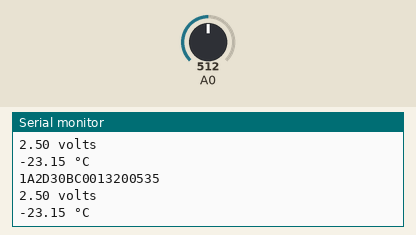
A sketch run on a simulated Arduino Uno, built with avr-gcc and run on an emulated ATmega328P. On the bench: the last lines printed to the serial monitor. The inputs (shaded band) are chosen by the test bench; at power-on: A0 = 512.

Above: at 6.6 s.
6.7 s: A0 set to 716
At 11.07 s:
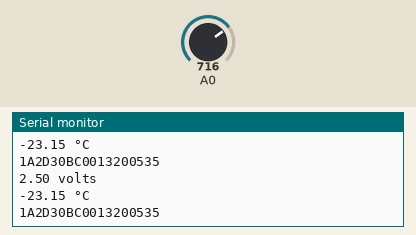
12.9 s: A0 set to 900
At 17.1 s:
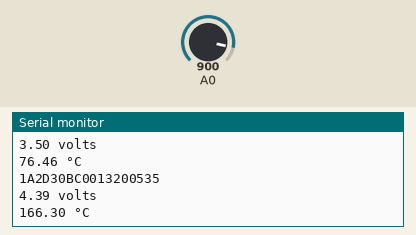
Timing chart, 0 to 18.6 s (numbered marks = the images above; inputs shaded):
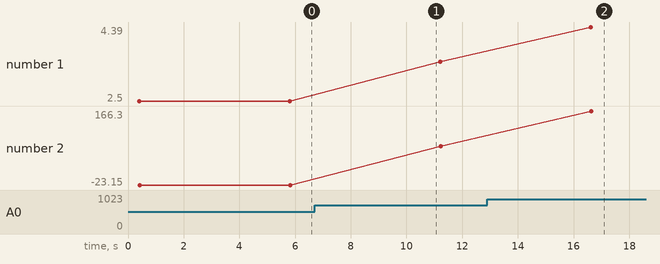

Measured:
- after the input at 12.9 s, the serial monitor: prints a new line after 3.7 s (image 2)
- plotted number 1: 2.5 → 3.5 after the input at 6.7 s, 3.5 → 4.39 after the input at 12.9 s
- plotted number 2: -23.15 → 76.46 after the input at 6.7 s, 76.46 → 166.3 after the input at 12.9 s

The sketch:

temperature_envoi2.ino
```cpp
// (licence header left out)
//#include <OneWire.h>
//#include <DallasTemperature.h>
//#define THN132N;
const byte TEMPERATURE_1_PIN = 10;
const byte TRANSMITTER_PIN = 12;

// On crée une instance de la classe oneWire pour communiquer avec le materiel on wire (dont le capteur ds18b20)
//OneWire oneWire(TEMPERATURE_1_PIN);

//On passe la reference onewire à la classe DallasTemperature qui vas nous permettre de relever la temperature simplement
//DallasTemperature sensors(&oneWire);


const unsigned long TIME = 512;
const unsigned long TWOTIME = TIME*2;

#define SEND_HIGH() digitalWrite(TRANSMITTER_PIN, HIGH)
#define SEND_LOW() digitalWrite(TRANSMITTER_PIN, LOW)

// Buffer for Oregon message
#ifdef THN132N
  byte OregonMessageBuffer[8];
#else
  byte OregonMessageBuffer[9];
#endif

/**
 * \brief    Send logical "0" over RF
 * \details  azero bit be represented by an off-to-on transition
 * \         of the RF signal at the middle of a clock period.
 * \         Remenber, the Oregon v2.1 protocol add an inverted bit first
 */
inline void sendZero(void)
{
  SEND_HIGH();
  delayMicroseconds(TIME);
  SEND_LOW();
  delayMicroseconds(TWOTIME);
  SEND_HIGH();
  delayMicroseconds(TIME);
}

/**
 * \brief    Send logical "1" over RF
 * \details  a one bit be represented by an on-to-off transition
 * \         of the RF signal at the middle of a clock period.
 * \         Remenber, the Oregon v2.1 protocol add an inverted bit first
 */
inline void sendOne(void)
{
   SEND_LOW();
   delayMicroseconds(TIME);
   SEND_HIGH();
   delayMicroseconds(TWOTIME);
   SEND_LOW();
   delayMicroseconds(TIME);
}

/**
* Send a bits quarter (4 bits = MSB from 8 bits value) over RF
*
* @param data Source data to process and sent
*/

/**
 * \brief    Send a bits quarter (4 bits = MSB from 8 bits value) over RF
 * \param    data   Data to send
 */
inline void sendQuarterMSB(const byte data)
{
  (bitRead(data, 4)) ? sendOne() : sendZero();
  (bitRead(data, 5)) ? sendOne() : sendZero();
  (bitRead(data, 6)) ? sendOne() : sendZero();
  (bitRead(data, 7)) ? sendOne() : sendZero();
}

/**
 * \brief    Send a bits quarter (4 bits = LSB from 8 bits value) over RF
 * \param    data   Data to send
 */
inline void sendQuarterLSB(const byte data)
{
  (bitRead(data, 0)) ? sendOne() : sendZero();
  (bitRead(data, 1)) ? sendOne() : sendZero();
  (bitRead(data, 2)) ? sendOne() : sendZero();
  (bitRead(data, 3)) ? sendOne() : sendZero();
}

/******************************************************************/
/******************************************************************/
/******************************************************************/

/**
 * \brief    Send a buffer over RF
 * \param    data   Data to send
 * \param    size   size of data to send
 */
void sendData(byte *data, byte size)
{
  for(byte i = 0; i < size; ++i)
  {
    sendQuarterLSB(data[i]);
    sendQuarterMSB(data[i]);
  }
}

/**
 * \brief    Send an Oregon message
 * \param    data   The Oregon message
 */
void sendOregon(byte *data, byte size)
{
    sendPreamble();
    //sendSync();
    sendData(data, size);
    sendPostamble();
}

/**
 * \brief    Send preamble
 * \details  The preamble consists of 16 "1" bits
 */
inline void sendPreamble(void)
{
  byte PREAMBLE[]={0xFF,0xFF};
  sendData(PREAMBLE, 2);
}

/**
 * \brief    Send postamble
 * \details  The postamble consists of 8 "0" bits
 */
inline void sendPostamble(void)
{
#ifdef THN132N
  sendQuarterLSB(0x00);
#else
  byte POSTAMBLE[]={0x00};
  sendData(POSTAMBLE, 1);
#endif
}

/**
 * \brief    Send sync nibble
 * \details  The sync is 0xA. It is not use in this version since the sync nibble
 * \         is include in the Oregon message to send.
 */
inline void sendSync(void)
{
  sendQuarterLSB(0xA);
}

/******************************************************************/
/******************************************************************/
/******************************************************************/

/**
 * \brief    Set the sensor type
 * \param    data       Oregon message
 * \param    type       Sensor type
 */
inline void setType(byte *data, byte* type)
{
  data[0] = type[0];
  data[1] = type[1];
}

/**
 * \brief    Set the sensor channel
 * \param    data       Oregon message
 * \param    channel    Sensor channel (0x10, 0x20, 0x30)
 */
inline void setChannel(byte *data, byte channel)
{
    data[2] = channel;
}

/**
 * \brief    Set the sensor ID
 * \param    data       Oregon message
 * \param    ID         Sensor unique ID
 */
inline void setId(byte *data, byte ID)
{
  data[3] = ID;
}

/**
 * \brief    Set the sensor battery level
 * \param    data       Oregon message
 * \param    level      Battery level (0 = low, 1 = high)
 */
void setBatteryLevel(byte *data, byte level)
{
  if(!level) data[4] = 0x0C;
  else data[4] = 0x00;
}

/**
 * \brief    Set the sensor temperature
 * \param    data       Oregon message
 * \param    temp       the temperature
 */
void setTemperature(byte *data, float temp)
{
  // Set temperature sign
  if(temp < 0)
  {
    data[6] = 0x08;
    temp *= -1;
  }
  else
  {
    data[6] = 0x00;
  }

  // Determine decimal and float part
  int tempInt = (int)temp;
  int td = (int)(tempInt / 10);
  int tf = (int)round((float)((float)tempInt/10 - (float)td) * 10);

  int tempFloat =  (int)round((float)(temp - (float)tempInt) * 10);

  // Set temperature decimal part
  data[5] = (td << 4);
  data[5] |= tf;

  // Set temperature float part
  data[4] |= (tempFloat << 4);
}

/**
 * \brief    Set the sensor humidity
 * \param    data       Oregon message
 * \param    hum        the humidity
 */
void setHumidity(byte* data, byte hum)
{
    data[7] = (hum/10);
    data[6] |= (hum - data[7]*10) << 4;
}

/**
 * \brief    Sum data for checksum
 * \param    count      number of bit to sum
 * \param    data       Oregon message
 */
int Sum(byte count, const byte* data)
{
  int s = 0;

  for(byte i = 0; i<count;i++)
  {
    s += (data[i]&0xF0) >> 4;
    s += (data[i]&0xF);
  }

  if(int(count) != count)
    s += (data[count]&0xF0) >> 4;

  return s;
}

/**
 * \brief    Calculate checksum
 * \param    data       Oregon message
 */
void calculateAndSetChecksum(byte* data)
{
#ifdef THN132N
    int s = ((Sum(6, data) + (data[6]&0xF) - 0xa) & 0xff);

    data[6] |=  (s&0x0F) << 4;     data[7] =  (s&0xF0) >> 4;
#else
    data[8] = ((Sum(8, data) - 0xa) & 0xFF);
#endif
}

/******************************************************************/
/******************************************************************/
/******************************************************************/

void setup()
{
  pinMode(TRANSMITTER_PIN, OUTPUT);

  Serial.begin(9600);
  Serial.println("\n[Oregon V2.1 encoder]");

  SEND_LOW();
 //On initialise le capteur de temperature
  //sensors.begin();


#ifdef THN132N
  // Create the Oregon message for a temperature only sensor (TNHN132N)
  byte ID[] = {0xEA,0x4C};
#else
  // Create the Oregon message for a temperature/humidity sensor (THGR2228N)
  byte ID[] = {0x1A,0x2D};
#endif

  setType(OregonMessageBuffer, ID);
  setChannel(OregonMessageBuffer, 0x30);
  setId(OregonMessageBuffer, 0xBC);
}

void loop()
{
  // Get Temperature, humidity and battery level from sensors
  // (ie: 1wire DS18B20 for température, ...)
  setBatteryLevel(OregonMessageBuffer, 1); // 0 : low, 1 : high

  // need addaptation here
// Ajout perso

  //Lancement de la commande de récuperation de la temperature
  //sensors.requestTemperatures();


setTemperature(OregonMessageBuffer,13);

//  setTemperature(OregonMessageBuffer, 11.2);


#ifndef THN132N
  // Set Humidity
  setHumidity(OregonMessageBuffer, 52);
#endif

  // Calculate the checksum
  calculateAndSetChecksum(OregonMessageBuffer);

  // Show the Oregon Message
  for (byte i = 0; i < sizeof(OregonMessageBuffer); ++i)   {     Serial.print(OregonMessageBuffer[i] >> 4, HEX);
    Serial.print(OregonMessageBuffer[i] & 0x0F, HEX);
  }
    Serial.println("");

  // Send the Message over RF
  sendOregon(OregonMessageBuffer, sizeof(OregonMessageBuffer));
  // Send a "pause"
  SEND_LOW();
  delayMicroseconds(TWOTIME*8);
  // Send a copie of the first message. The v2.1 protocol send the
  // message two time
  sendOregon(OregonMessageBuffer, sizeof(OregonMessageBuffer));

  // Wait for 30 seconds before send a new message
  SEND_LOW();

    // On lit la tension sur le bon port:
    int tension_l = analogRead(0);

    // La tension est un entier qui va de 0 à 1024 fois la tension de
    // référence (5V chez nous). Il faut la convertir en tension:
    float tension = (tension_l * 5.0) / 1024.0;

    // La température se calcule facilement:
    float temp = ((tension_l*5.0)/10.24)-273.15;

    // On envoie les résultats sur le port série:
    Serial.print(tension);
    Serial.println(" volts");
    Serial.print(temp);
    Serial.println(" °C");


  delay(5000);
}
```
